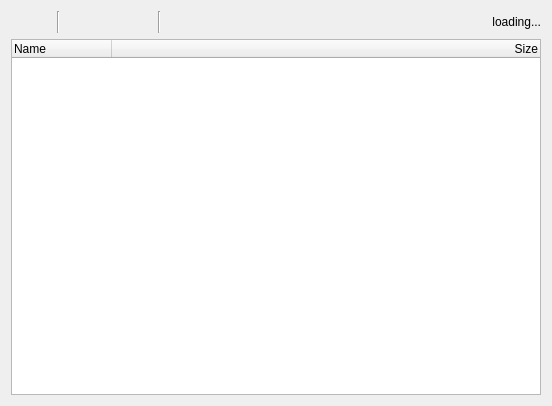
<?xml version="1.0" encoding="UTF-8"?>
<ui version="4.0">
 <class>DialogFileBrowser</class>
 <widget class="QDialog" name="DialogFileBrowser">
  <property name="geometry">
   <rect>
    <x>0</x>
    <y>0</y>
    <width>552</width>
    <height>406</height>
   </rect>
  </property>
  <property name="minimumSize">
   <size>
    <width>449</width>
    <height>354</height>
   </size>
  </property>
  <property name="windowTitle">
   <string>File Browser</string>
  </property>
  <property name="modal">
   <bool>false</bool>
  </property>
  <layout class="QGridLayout" name="gridLayout">
   <item row="0" column="0">
    <widget class="QPushButton" name="buttonUp">
     <property name="text">
      <string/>
     </property>
     <property name="icon">
      <iconset resource="resources.qrc">
       <normaloff>:/files/interfaceIcons/filesUp.png</normaloff>:/files/interfaceIcons/filesUp.png</iconset>
     </property>
     <property name="iconSize">
      <size>
       <width>16</width>
       <height>16</height>
      </size>
     </property>
     <property name="flat">
      <bool>true</bool>
     </property>
    </widget>
   </item>
   <item row="0" column="2">
    <widget class="QPushButton" name="buttonDownload">
     <property name="text">
      <string/>
     </property>
     <property name="icon">
      <iconset resource="resources.qrc">
       <normaloff>:/files/interfaceIcons/filesDownload.png</normaloff>:/files/interfaceIcons/filesDownload.png</iconset>
     </property>
     <property name="iconSize">
      <size>
       <width>16</width>
       <height>16</height>
      </size>
     </property>
     <property name="flat">
      <bool>true</bool>
     </property>
    </widget>
   </item>
   <item row="0" column="3">
    <widget class="QPushButton" name="buttonUpload">
     <property name="text">
      <string/>
     </property>
     <property name="icon">
      <iconset resource="resources.qrc">
       <normaloff>:/files/interfaceIcons/filesUpload.png</normaloff>:/files/interfaceIcons/filesUpload.png</iconset>
     </property>
     <property name="iconSize">
      <size>
       <width>16</width>
       <height>16</height>
      </size>
     </property>
     <property name="flat">
      <bool>true</bool>
     </property>
    </widget>
   </item>
   <item row="0" column="4">
    <widget class="Line" name="line">
     <property name="orientation">
      <enum>Qt::Vertical</enum>
     </property>
    </widget>
   </item>
   <item row="0" column="5">
    <widget class="QPushButton" name="buttonDelete">
     <property name="text">
      <string/>
     </property>
     <property name="icon">
      <iconset resource="resources.qrc">
       <normaloff>:/files/interfaceIcons/filesDelete.png</normaloff>:/files/interfaceIcons/filesDelete.png</iconset>
     </property>
     <property name="iconSize">
      <size>
       <width>16</width>
       <height>16</height>
      </size>
     </property>
     <property name="flat">
      <bool>true</bool>
     </property>
    </widget>
   </item>
   <item row="0" column="6">
    <spacer name="horizontalSpacer_3">
     <property name="orientation">
      <enum>Qt::Horizontal</enum>
     </property>
     <property name="sizeType">
      <enum>QSizePolicy::MinimumExpanding</enum>
     </property>
     <property name="sizeHint" stdset="0">
      <size>
       <width>100</width>
       <height>20</height>
      </size>
     </property>
    </spacer>
   </item>
   <item row="0" column="7">
    <widget class="QLabel" name="label">
     <property name="sizePolicy">
      <sizepolicy hsizetype="Fixed" vsizetype="Preferred">
       <horstretch>0</horstretch>
       <verstretch>0</verstretch>
      </sizepolicy>
     </property>
     <property name="minimumSize">
      <size>
       <width>100</width>
       <height>0</height>
      </size>
     </property>
     <property name="text">
      <string>loading...</string>
     </property>
     <property name="alignment">
      <set>Qt::AlignRight|Qt::AlignTrailing|Qt::AlignVCenter</set>
     </property>
    </widget>
   </item>
   <item row="1" column="0" colspan="8">
    <widget class="QTreeWidget" name="treeWidget">
     <property name="rootIsDecorated">
      <bool>true</bool>
     </property>
     <property name="columnCount">
      <number>2</number>
     </property>
     <column>
      <property name="text">
       <string>Name</string>
      </property>
     </column>
     <column>
      <property name="text">
       <string>Size</string>
      </property>
      <property name="textAlignment">
       <set>AlignRight|AlignVCenter</set>
      </property>
     </column>
    </widget>
   </item>
   <item row="0" column="1">
    <widget class="Line" name="line_2">
     <property name="orientation">
      <enum>Qt::Vertical</enum>
     </property>
    </widget>
   </item>
  </layout>
 </widget>
 <resources>
  <include location="resources.qrc"/>
 </resources>
 <connections/>
</ui>
